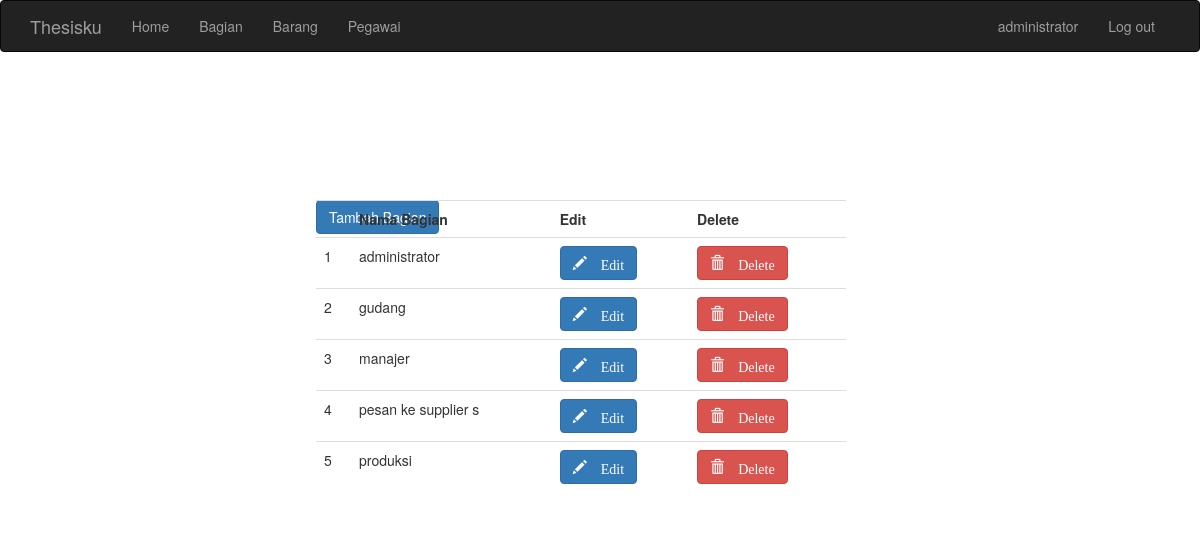
/admin/bagian/index.php (signed in), run on the app's committed database.
### tables this page shows
CREATE TABLE `bagian` (
  `id_bagian` int(8) NOT NULL,
  `nama_bagian` varchar(32) NOT NULL
);

### admin/bagian/bagian_konek.php (called while the page is built, shortened)
<?php
include_once "../../class/config.php";
include_once "../../class/bagian.php";
	$d1 = new database();
	$conn = $d1->koneksidatabase();
	$BagianList = new bagian($conn);
	$BagianList->BagianList();
	$DaftarBagian = $BagianList->BagianList();
?>

### class/bagian.php (called while the page is built, shortened)
<?php
	class bagian
	{
		private $conn;
		function __construct($conn) {
			$this->conn = $conn;
		}
		function BagianList ()
		{
			$sqlBagianList = $this->conn->query("SELECT * FROM bagian ORDER BY nama_bagian ASC");
			while ($row = $sqlBagianList->fetch_assoc())
			{
				$data [] = $row;
			}
			return $data;
		}
	}
?>

### admin/bagian/bagian_tabel.php (the view)
<div class="container-fluid">
	<div class="row">
        <div class="col-md-7 col-md-offset-2">
            <div class="table-responsive">
                <table class="table">
                    <tr>
                        <th> </th>
                        <th> Nama Bagian </th>
                        <th> Edit </th>
                        <th> Delete </th>
                    </tr>
                    <?php
                        include "bagian_konek.php";
                        foreach ($DaftarBagian as $key => $data) {
                    ?>
                        <tr>
                            <td> <?php echo $key+1 ?> </td>
                            <td> <?php echo $data["nama_bagian"] ?> </td>
                            <td>
                                <a href="bagian_form_edit.php?id=<?php echo $data['id_bagian'] ?>">
                                <button type="button" class="btn btn-primary">
                                    <span class="glyphicon glyphicon-pencil">
                                        Edit
                                    </span>
                                </button>
                                </a>
                            </td>
                            <td>
                                <a href="bagian_delete.php?id=<?php echo $data["id_bagian"]; ?>">
                                <button onclick="return confirm('Hapus data ini?')" type="button" class="btn btn-danger">
                                    <span class="glyphicon glyphicon-trash">
                                        Delete
                                    </span>
                                </button>
                                </a>
                            </td>
                        </tr>
                    <?php
                        }
                    ?>
                </table>
            </div>
        </div>
	</div>
</div>

### data on the page
bagian: nama_bagian "administrator"
bagian: nama_bagian "gudang"
bagian: nama_bagian "manajer"
bagian: nama_bagian "pesan ke supplier s"
bagian: nama_bagian "produksi"

### other printed values
$_SESSION['nama'] "administrator"
